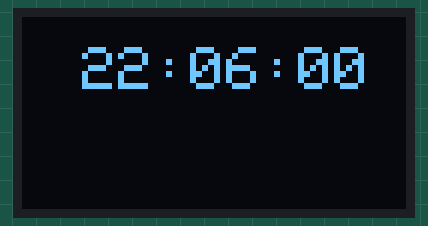
This sketch was run on a simulated Arduino Uno, built with avr-gcc and run on an emulated ATmega328P. Shown: 128×64 one-colour display. What the sketch prints to the serial monitor is not drawn.

Above: at 0.1 s.
At 7.1 s:
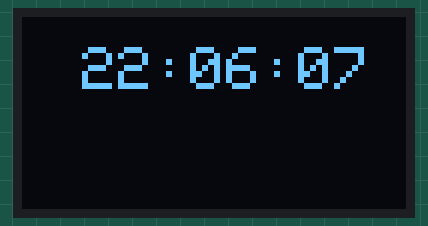
At 12.1 s:
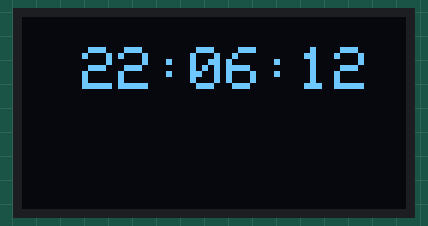
At 17.1 s:
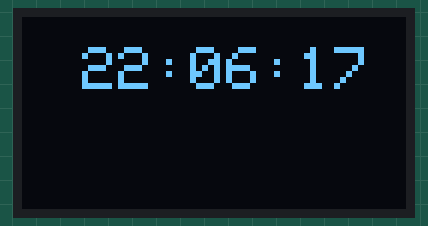
At 24.1 s:
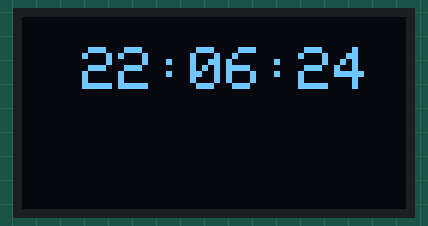
At 34.1 s:
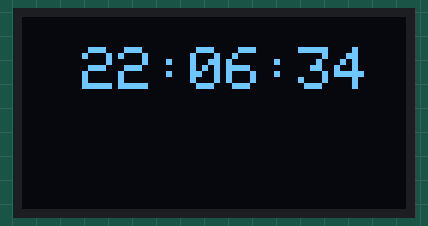

Measured:
- what the display in image 1 shows lasts 1.1 s, from 7.0 s to 8.1 s

The sketch:

sketch_apr24a.ino
```cpp
#include <splash.h>
#include <SPI.h>
#include <Wire.h>
#include <Adafruit_GFX.h>
#include <Adafruit_SSD1306.h>

Adafruit_SSD1306 display(-1);

int time_sec;
int time_min;
int time_hour;

unsigned long start_time;

void setup() {
  // put your setup code here, to run once:
  Serial.begin(9600);
  Serial.println("HELLO");
  // 設定 I2C addr 0x3C
  display.begin(SSD1306_SWITCHCAPVCC, 0x3C);
  // 清除顯示緩衝區
  display.clearDisplay();
  Serial.println("HELLO2");
}

void loop() {
  Serial.println("HELLO3");
  String sec, mine, hour;
  start_time = millis();
  time_sec = start_time / 1000%60;
  time_min = (start_time / 60000+6)%60;
  time_hour = (start_time/ 3600000+22)%24;
  Serial.println(start_time);
  if (time_sec < 10)
    sec = "0" + String(time_sec);
  else
    sec = String(time_sec);
  if (time_min < 10)
    mine = "0" + String(time_min);
  else
    mine = String(time_min);
  if (time_hour < 10)
    hour = "0" + String(time_hour);
  else
    hour = String(time_hour);

  String Time = hour + ":" + mine + ":" + sec;
  display.setTextSize(2);
  display.setTextColor(WHITE);
  display.setCursor(20, 10);
  display.println(Time);
  display.display();
  display.clearDisplay();
}
```
